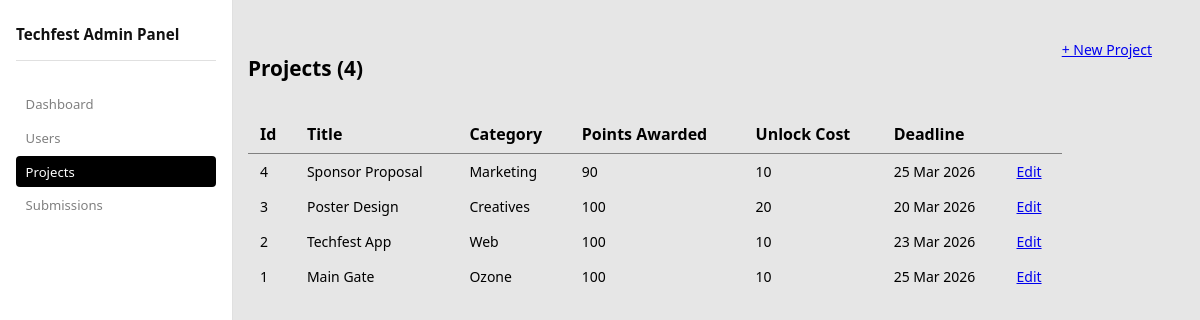
The page /adminpanel/projects/ (signed in) on the database its author committed.
### apis/models.py (models this page shows, shortened)
class Project(models.Model):
    project_id = models.AutoField(primary_key=True)
    title = models.CharField(max_length=255, null=True, blank=True)
    category = models.CharField(max_length=255, null=True, blank=True)
    description = models.TextField(null=True, blank=True)
    skills_required = models.TextField(null=True, blank=True)
    tf_points_awarded = models.IntegerField(default=0)
    submission_deadline = models.DateTimeField(null=True, blank=True)
    point_to_unlock = models.IntegerField(default=0)
    created_at = models.DateTimeField(auto_now_add=True)

### admins/views.py (the view)
# urls.py: path('projects/', views.get_projects, name='projects'),
@staff_member_required
def get_projects(request):
    projects = Project.objects.all().order_by('-created_at')
    return render(request, 'projects.html', {'projects': projects})

### admins/templates/projects.html (shortened to what this page needs)
{% extends 'base.html' %}
{% block nav_proj %}active{% endblock %}
{% block content %}
<div class="header">
  <h1 class="title">Projects ({{ projects|length }})</h1>
  <a href="{% url 'create_project' %}">+ New Project</a>
</div>
<div class="card">
  <div>
    <table>
      <thead>
        <tr><th>Id</th><th>Title</th><th>Category</th><th>Points Awarded</th><th>Unlock Cost</th><th>Deadline</th><th></th></tr>
      </thead>
      <tbody>
        {% for p in projects %}
        <tr>
          <td>{{ p.project_id }}</td>
          <td>{{ p.title }}</td>
          <td>{{ p.category }}</td>
          <td>{{ p.tf_points_awarded }}</td>
          <td>{{ p.point_to_unlock }}</td>
          <td>{{ p.submission_deadline|date:"d M Y" }}</td>
          <td>
              <a href="{% url 'edit_project' p.project_id %}">Edit</a>
          </td>
        </tr>
        {% empty %}
        <tr><td colspan="7" style="color:gray;text-align:center;padding:2rem;">No projects yet</td></tr>
        {% endfor %}
      </tbody>
    </table>
  </div>
</div>
{% endblock %}

### admins/templates/base.html (style rules this page uses)
body { font-family: system-ui, sans-serif; font-size: 14px; background: rgb(230, 230, 230); color: black; display: flex; min-height: 100vh; }

### admins/templates/projects.html (style rules this page uses)
.header { display: flex; justify-content: space-between; margin-bottom: 1.2rem; }
.title { font-size: 1.3rem; font-weight: 700; color: black; }
table { width: 90%; border-collapse: collapse; }
th { font-size: 1rem; font-weight: 700; color: black; padding: 0.5rem 0.75rem; text-align: left; border-bottom: 1px solid gray; }
td { padding: 0.5rem 0.75rem; }

### rows shown on the page
Project: project_id "4", title "Sponsor Proposal", category "Marketing", tf_points_awarded "90", point_to_unlock "10", submission_deadline "25 Mar 2026"
Project: project_id "3", title "Poster Design", category "Creatives", tf_points_awarded "100", point_to_unlock "20", submission_deadline "20 Mar 2026"
Project: project_id "2", title "Techfest App", category "Web", tf_points_awarded "100", point_to_unlock "10", submission_deadline "23 Mar 2026"
Project: project_id "1", title "Main Gate", category "Ozone", tf_points_awarded "100", point_to_unlock "10", submission_deadline "25 Mar 2026"

### other values the page prints
{{ projects|length }} "4"
